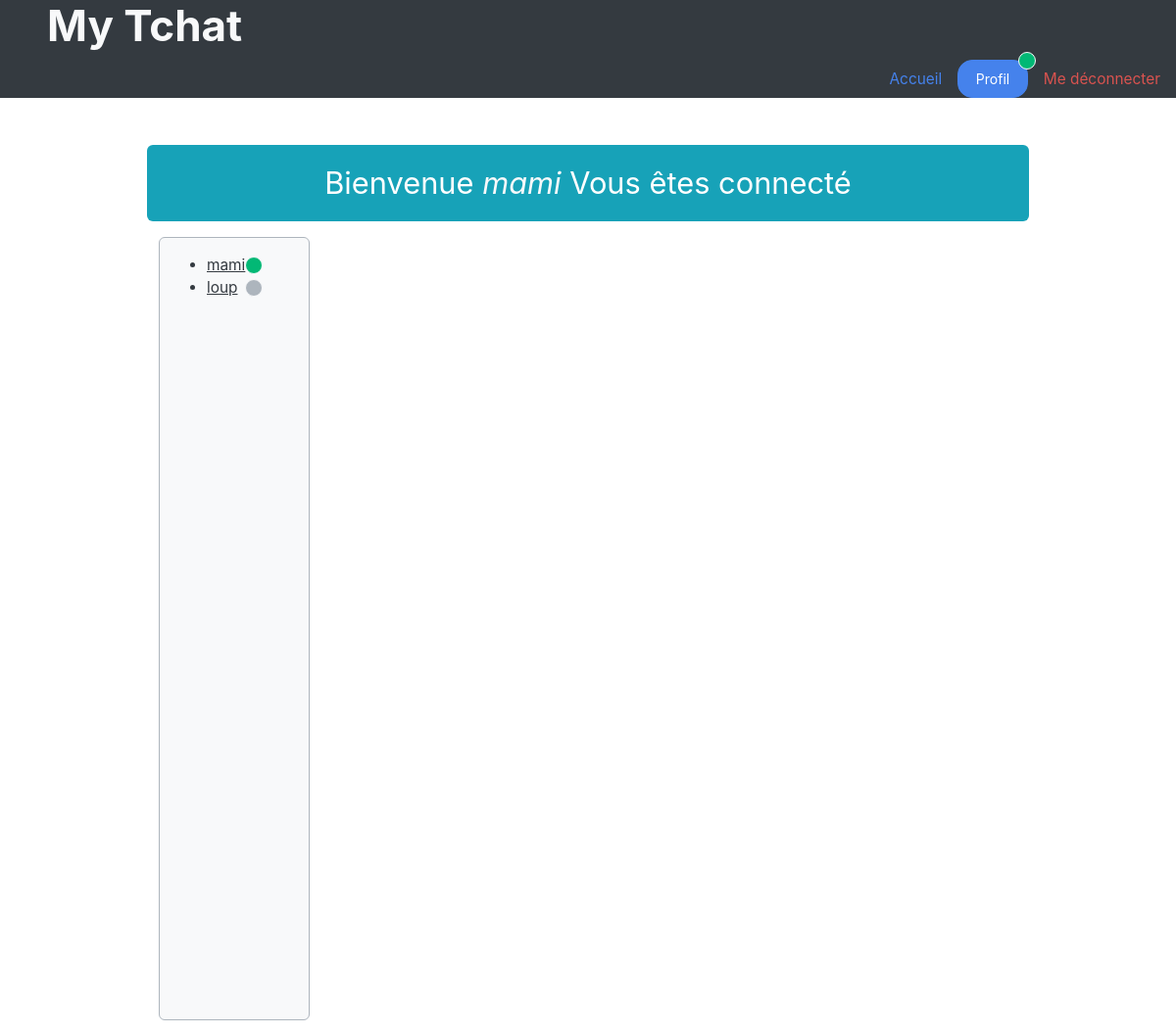
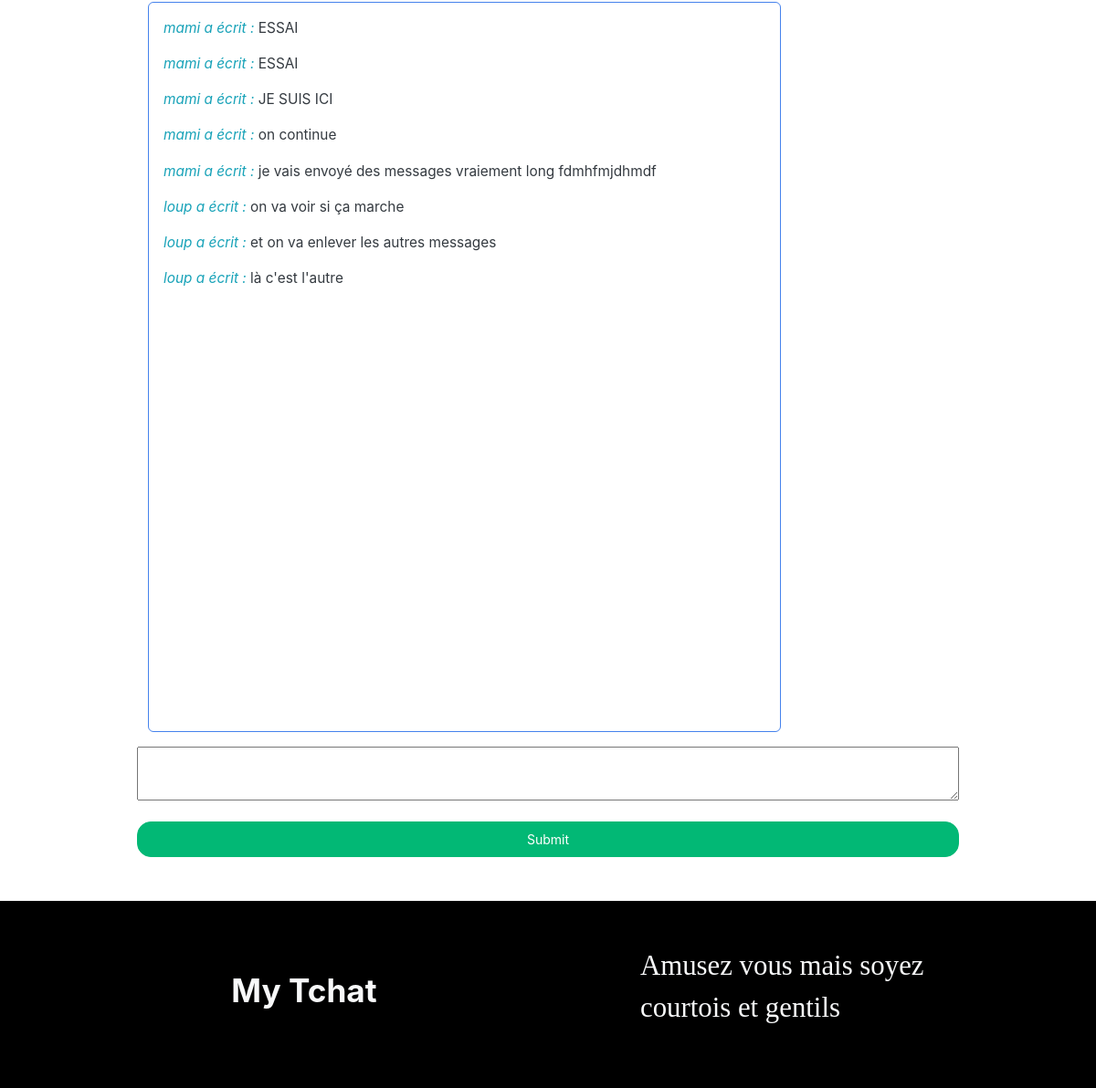
Page /interface.php (signed in) on the committed database (2 pictures, top to bottom).
### tables this page shows
CREATE TABLE `users` (
  `id_users` int(30) NOT NULL,
  `nom` varchar(120) NOT NULL,
  `prenom` varchar(120) NOT NULL,
  `pseudo` varchar(20) NOT NULL,
  `mail` varchar(100) NOT NULL,
  `mdp` varchar(250) NOT NULL,
  `genre` enum('f','m') NOT NULL
);

CREATE TABLE `message` (
  `id_message` int(30) NOT NULL,
  `contenu` mediumtext NOT NULL,
  `id_users` int(30) NOT NULL
);

### interface.php (the view, shortened to what this page needs)
<?php
require_once 'inc/init.inc.php';
$requete = $pdoChat->query("SELECT * FROM users");
$tchat = $pdoChat->query("SELECT * FROM message LEFT JOIN users ON message.id_users = users.id_users ORDER BY id_message ASC");
?>
<!doctype html>
<html lang="fr">
<head>
    <link rel="stylesheet" href="https://cdnjs.cloudflare.com/ajax/libs/bootswatch/5.2.1/litera/bootstrap.min.css" />
    <link rel="stylesheet" href="css/style.css">
</head>
    <?php require_once 'inc/nav.inc.php'; ?>
    <main>
        <div class="w-75 mx-auto mt-5">
            <p class="text-center alert alert-info fs-3">Bienvenue <?php echo '<span class="text-light fst-italic">'. $_SESSION['users']['pseudo'] . '</span>'; ?> Vous êtes connecté</p>
            <div class="row">
                <div class="listeUser alert alert-light border border-secondary mx-4 col-2">
                    <ul>
                    <?php
                    while ($utilisateur = $requete->fetch(PDO::FETCH_ASSOC)) {
                            echo '<li><a type="button" href="echange.php?id_users=' . $utilisateur['id_users'] . '" class="position-relative">' . $utilisateur['pseudo'];
                            if($utilisateur['id_users'] == $_SESSION['users']['id_users']){
                                echo '<span class="position-absolute top-50 start-0 translate-middle p-2 bg-success border border-light rounded-circle ms-5">
                                        <span class="visually-hidden">New alerts</span>
                                    </span>';
                            }else{
                                echo '<span class="position-absolute top-50 start-0 translate-middle p-2 bg-secondary border border-light rounded-circle ms-5">
                                        <span class="visually-hidden">New alerts</span>
                                    </span>';
                            }
                    }
                    ?>
                    </a></li>
                    </ul>
                </div>
                <div class="messageUser alert alert-tertiary border border-primary mx-4 col-9">
                        <?php
                            while($echange = $tchat->fetch(PDO::FETCH_ASSOC)){
                                echo '<p class="text-dark"><span class="fst-italic text-info">'. $echange['pseudo'] . ' a écrit : </span>'. $echange['contenu'] . '</p>';
                        }
                        ?>
                </div>
            </div>
            <form action="#" method="POST">
                <textarea name="message" id="message" rows="2" class="w-100"></textarea>
                <input type="submit" name="envoyer" class="btn btn-success w-100 mt-3">
            </form>
        </div>
    </main>
    <?php require_once 'inc/footer.inc.php' ?>
</body>
</html>

### css/style.css (style rules this page uses)
.messageUser, .listeUser { height: 100vh; }

### rows in the picture
users: pseudo "mami"
users: pseudo "loup"
message: id_users.pseudo "mami", contenu "ESSAI"
message: id_users.pseudo "mami", contenu "ESSAI"
message: id_users.pseudo "mami", contenu "JE SUIS ICI"
message: id_users.pseudo "mami", contenu "on continue"
message: id_users.pseudo "mami", contenu "je vais envoyé des messages vraiement long fdmhfmjdhmdf"
message: id_users.pseudo "loup", contenu "on va voir si ça marche"
message: id_users.pseudo "loup", contenu "et on va enlever les autres messages"
message: id_users.pseudo "loup", contenu "là c'est l'autre"

### other values in the picture
$_SESSION['users']['pseudo'] "mami"
